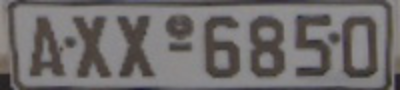
#> input picture 20251110/img/license_plate.png, 400 x 90 px
$ python class2_ex.py --image img/license_plate.png
#> lines starting #> are read from the running program, lines starting #| are printed output that depends on the picture; after the words box and inside, x2 and y2 are one past the last pixel; in counts of white or black regions, pixels touching at a corner belong together
# --image license_plate.png

# import the necessary packages
import argparse

import cv2
import imutils
import numpy as np

# construct the argument parser and parse the arguments
ap = argparse.ArgumentParser()
ap.add_argument("-i", "--image", required=True, help="Path to the image")
args = vars(ap.parse_args())

# load the image and convert it to grayscale
image = cv2.imread(args["image"])
#> image is the input picture: shape (90, 400, 3); mean B, G, R 107.6, 107.8, 111.5
gray = cv2.cvtColor(image, cv2.COLOR_BGR2GRAY)
blurred = cv2.GaussianBlur(gray, (3, 3), 0)

# show the original image
cv2.imshow("Original", image)
cv2.imshow("blurred", blurred)

(T, threshInv) = cv2.threshold(
    blurred, 0, 255, cv2.THRESH_BINARY_INV | cv2.THRESH_OTSU
)
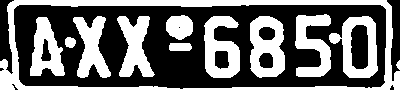
#> threshInv: shape (90, 400); 41.9% white; 12 white regions, largest, box (x1, y1, x2, y2) and area: (0, 0, 400, 90) 4803, (250, 16, 285, 78) 1516, (204, 16, 240, 78) 1433
#> T = 104
cv2.imshow("Threshold", threshInv)
# print("Otsu's thresholding value: {}".format(T))
print(f"Otsu's thresholding value: {T}")
#| Otsu's thresholding value: 104.0

i = 0
eroded = cv2.erode(threshInv.copy(), None, iterations=i + 1)
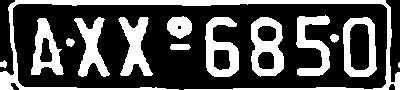
#> eroded: shape (90, 400); 32% white; 14 white regions (1 under 20 px), largest, box (x1, y1, x2, y2) and area: (0, 0, 400, 90) 3540, (251, 17, 284, 77) 1181, (205, 17, 239, 77) 1118
# cv2.imshow("Eroded {} times".format(i + 1), eroded)
cv2.imshow(f"Eroded {i + 1} times", eroded)

dilated = cv2.dilate(eroded.copy(), None, iterations=i + 1)
#> dilated: shape (90, 400); 41.9% white; 14 white regions
# cv2.imshow("Dilated {} times".format(i + 1), dilated)
cv2.imshow(f"Dilated {i + 1} times", dilated)

# find all contours in the image and draw ALL contours on the image
cnts = cv2.findContours(eroded.copy(), cv2.RETR_LIST, cv2.CHAIN_APPROX_SIMPLE)
#> cnts = 20 contours, 2 with area under 20; largest, box (x1, y1, x2, y2) and area: (0, 0, 400, 90) 2596, (343, 17, 377, 77) 1724, (251, 17, 284, 77) 1586, (205, 17, 239, 77) 1308, (31, 18, 64, 75) 1040
cnts = imutils.grab_contours(cnts)
clone = image.copy()
cv2.drawContours(clone, cnts, -1, (0, 255, 0), 2)
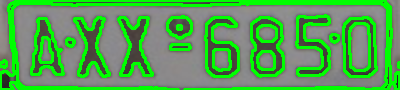
#> clone: shape (90, 400, 3); mean B, G, R 83.9, 160.3, 86.2
# print("Found {} contours".format(len(cnts)))
print(f"Found {len(cnts)} contours")
#| Found 20 contours

# show the output image
cv2.imshow("All Contours", clone)
cv2.waitKey(0)

# re-clone the image and close all open windows
clone = image.copy()
cv2.destroyAllWindows()

# loop over the contours individually and draw each of them
for i, c in enumerate(cnts):
    # print("Drawing contour #{}".format(i + 1))
    print(f"Drawing contour #{i + 1}")
    cv2.drawContours(clone, [c], -1, (0, 255, 0), 2)
    cv2.imshow("Single Contour", clone)
    cv2.waitKey(0)
#> this loop made 20 passes
#> c on pass 1: [[399, 62], [398, 63], [398, 66], [399, 67]]
#| Drawing contour #1
#| Drawing contour #2
#| Drawing contour #3
#| Drawing contour #4
#| Drawing contour #5
#| Drawing contour #6
#| Drawing contour #7
#| Drawing contour #8
#> (further printed lines are left out)
#> pass 2, `cv2.imshow("Single Contour", clone)`:
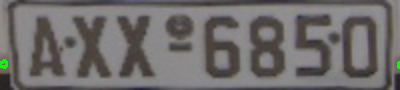
#> window 'Single Contour': shape (90, 400, 3); mean B, G, R 107.4, 108.2, 111.2

# re-clone the image and close all open windows
clone = image.copy()
cv2.destroyAllWindows()

# find contours in the image, but this time keep only the EXTERNAL
# contours in the image
cnts = cv2.findContours(gray.copy(), cv2.RETR_EXTERNAL, cv2.CHAIN_APPROX_SIMPLE)
#> cnts = 1 contour; box (x1, y1, x2, y2) and area: (0, 0, 400, 90) 35511
cnts = imutils.grab_contours(cnts)
#> cnts = [[[0, 0], [0, 89], [399, 89], [399, 0]]]
cv2.drawContours(clone, cnts, -1, (0, 255, 0), 2)
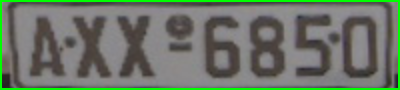
#> clone: shape (90, 400, 3); 5.4% of pixels changed, all inside (x1, y1, x2, y2) = (0, 0, 400, 90)
# print("Found {} EXTERNAL contours".format(len(cnts)))
print(f"Found {len(cnts)} EXTERNAL contours")
#| Found 1 EXTERNAL contours

# show the output image
cv2.imshow("All Contours", clone)
cv2.waitKey(0)

# re-clone the image and close all open windows
clone = image.copy()
cv2.destroyAllWindows()

# loop over the contours individually
for c in cnts:
    # construct a mask by drawing only the current contour
    mask = np.zeros(gray.shape, dtype="uint8")
    cv2.drawContours(mask, [c], -1, 255, -1)
#> this loop made 1 pass
#> c on pass 1: [[0, 0], [0, 89], [399, 89], [399, 0]]
#> mask: shape (90, 400); every value is 255

# show the images
cv2.imshow("Image", image)
cv2.imshow("Mask", mask)
cv2.imshow("Image + Mask", cv2.bitwise_and(image, image, mask=mask))
cv2.waitKey(0)
